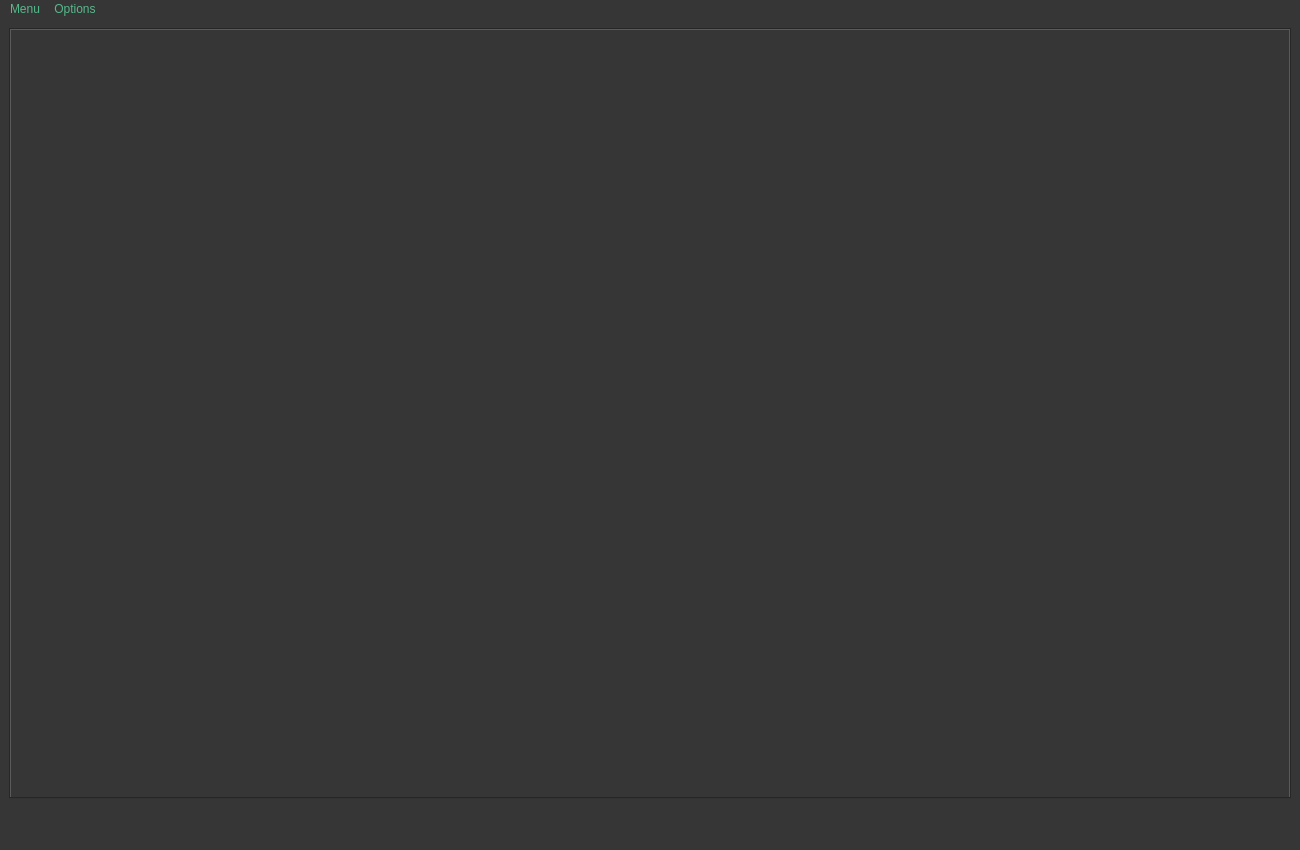
<?xml version="1.0" encoding="UTF-8"?>
<ui version="4.0">
 <class>MainWindow</class>
 <widget class="QMainWindow" name="MainWindow">
  <property name="geometry">
   <rect>
    <x>0</x>
    <y>0</y>
    <width>1300</width>
    <height>850</height>
   </rect>
  </property>
  <property name="minimumSize">
   <size>
    <width>1300</width>
    <height>850</height>
   </size>
  </property>
  <property name="windowTitle">
   <string>MainWindow</string>
  </property>
  <property name="styleSheet">
   <string notr="true">QPushButton#tab2ContUplBut
{
	image : url(icons/nosync.png) stretch stretch;
}

QWidget
{
	color: rgb(86, 184, 139);
	background-color: rgb(54, 54, 54);
	selection-background-color: rgb(58, 152, 112);
}

</string>
  </property>
  <widget class="QWidget" name="centralwidget">
   <property name="styleSheet">
    <string notr="true"/>
   </property>
   <layout class="QVBoxLayout" name="verticalLayout">
    <item>
     <widget class="QTabWidget" name="tabWidget">
      <property name="minimumSize">
       <size>
        <width>600</width>
        <height>300</height>
       </size>
      </property>
      <property name="currentIndex">
       <number>-1</number>
      </property>
     </widget>
    </item>
    <item>
     <widget class="QLabel" name="globalErrorLabel">
      <property name="styleSheet">
       <string notr="true">color: rgb(164, 0, 0);</string>
      </property>
      <property name="text">
       <string/>
      </property>
     </widget>
    </item>
   </layout>
  </widget>
  <widget class="QMenuBar" name="menubar">
   <property name="geometry">
    <rect>
     <x>0</x>
     <y>0</y>
     <width>1300</width>
     <height>26</height>
    </rect>
   </property>
   <widget class="QMenu" name="menuMenu">
    <property name="font">
     <font>
      <pointsize>13</pointsize>
      <weight>50</weight>
      <bold>false</bold>
     </font>
    </property>
    <property name="title">
     <string>Menu</string>
    </property>
    <addaction name="actionCloseSession"/>
    <addaction name="actionExit"/>
   </widget>
   <widget class="QMenu" name="menuOptions">
    <property name="title">
     <string>Options</string>
    </property>
    <addaction name="actionSearch"/>
    <addaction name="actionExportMetadata"/>
   </widget>
   <addaction name="menuMenu"/>
   <addaction name="menuOptions"/>
  </widget>
  <widget class="QStatusBar" name="statusbar"/>
  <action name="actionCloseSession">
   <property name="text">
    <string>Close Session</string>
   </property>
   <property name="font">
    <font>
     <pointsize>13</pointsize>
    </font>
   </property>
  </action>
  <action name="actionExit">
   <property name="text">
    <string>Exit</string>
   </property>
   <property name="font">
    <font>
     <pointsize>13</pointsize>
    </font>
   </property>
  </action>
  <action name="actionSearch">
   <property name="text">
    <string>Search</string>
   </property>
   <property name="font">
    <font>
     <pointsize>13</pointsize>
    </font>
   </property>
  </action>
  <action name="actionExportMetadata">
   <property name="text">
    <string>Export Metadata as json</string>
   </property>
   <property name="font">
    <font>
     <pointsize>13</pointsize>
    </font>
   </property>
  </action>
 </widget>
 <resources/>
 <connections/>
</ui>
